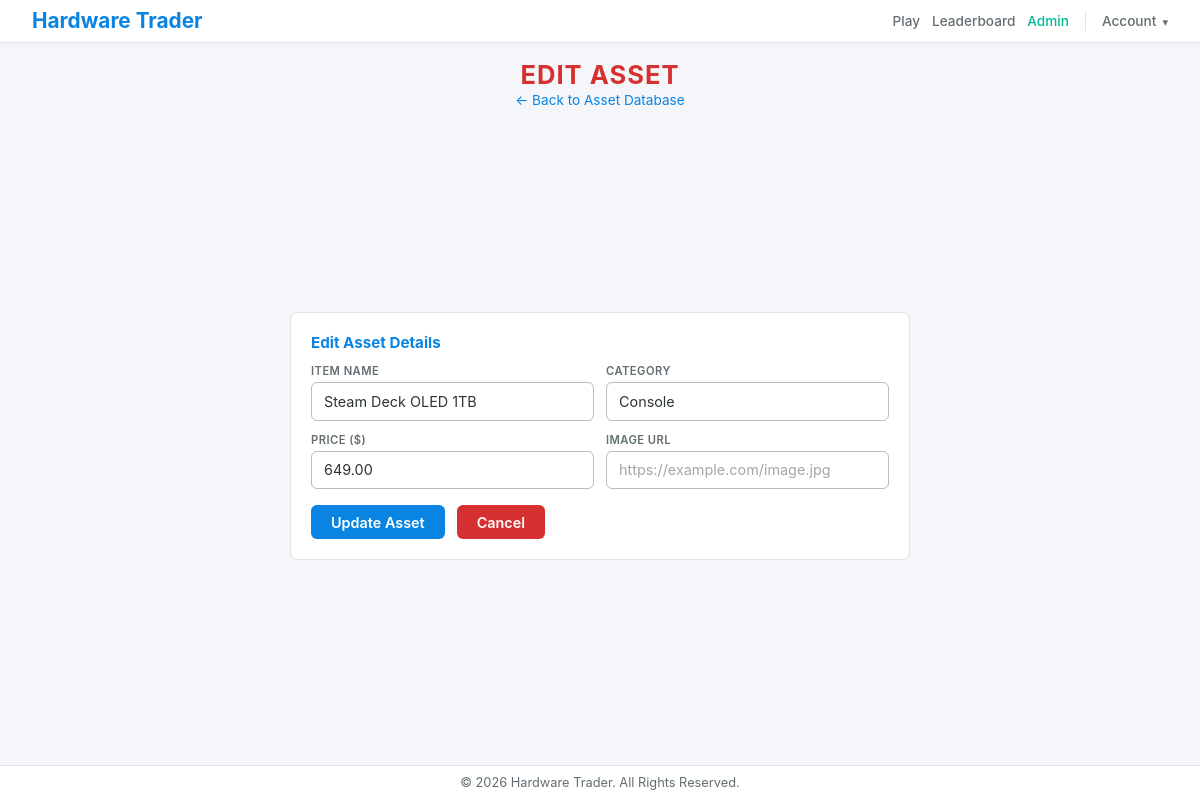
Screenshot of /admin_asset.php?action=edit&id=8 (signed in) with the database file from the repository.
### tables this page shows
CREATE TABLE assets (
    id INT AUTO_INCREMENT PRIMARY KEY,
    item_name VARCHAR(100) NOT NULL,
    price DECIMAL(10,2) NOT NULL,   
    category VARCHAR(50) DEFAULT 'Other',
    image_url VARCHAR(255),  
    created_at TIMESTAMP DEFAULT CURRENT_TIMESTAMP
);

### public/admin_asset.php (the view, shortened to what this page needs)
<?php
require_once __DIR__ . '/../core/database.php';
$action = $_GET['action'] ?? 'add';
$asset_id = isset($_GET['id']) ? (int)$_GET['id'] : null;
$form_data = [
    'item_name' => '',
    'category' => '',
    'price' => '',
    'image_url' => '',
];
$asset = null;
if ($asset_id && in_array($action, ['edit', 'delete'])) {
    $stmt = $pdo->prepare("SELECT * FROM assets WHERE id = ?");
    $stmt->execute([$asset_id]);
    $asset = $stmt->fetch();
    if ($action === 'edit') {
        $form_data = [
            'item_name' => $asset['item_name'],
            'category' => $asset['category'],
            'price' => $asset['price'],
            'image_url' => $asset['image_url'] ?? '',
        ];
    }
}
require_once __DIR__ . '/../views/partials/header.php';
?>
<div class="admin-page admin-asset-page">
    <div class="admin-header">
        <h1 class="admin-title">
            <?= $action === 'delete' ? 'Delete Asset' : ($action === 'edit' ? 'Edit Asset' : 'Add Asset') ?>
        </h1>
        <p class="admin-subtitle">
            <a href="<?= BASE_URL ?>/admin.php?tab=assets" class="back-link">&larr; Back to Asset Database</a>
        </p>
    </div>
    <?php if ($action === 'delete'): ?>
        <div class="card admin-delete-card admin-delete-card-centered">
            <h2 class="admin-form-title">Confirm Deletion</h2>
            <p class="admin-delete-text">
                Are you sure you want to permanently remove <strong class="admin-delete-name"><?= htmlspecialchars($asset['item_name']) ?></strong>
                (ID #<?= $asset['id'] ?>) from the database? This action cannot be undone.
            </p>
            <form method="POST" action="<?= BASE_URL ?>/admin_asset.php?action=delete&id=<?= $asset['id'] ?>">
                <input type="hidden" name="action" value="delete_asset">
                <input type="hidden" name="asset_id" value="<?= $asset['id'] ?>">
                <div class="admin-form-actions">
                    <button type="submit" class="btn btn-red">Confirm Delete</button>
                    <a href="<?= BASE_URL ?>/admin.php?tab=assets" class="btn btn-blue">Cancel</a>
                </div>
            </form>
        </div>
    <?php else: ?>
        <div class="card admin-form-card admin-form-card-centered">
            <h2 class="admin-form-title"><?= $action === 'edit' ? 'Edit Asset Details' : 'New Hardware Asset' ?></h2>
            <form class="admin-form" method="POST"
                  action="<?= BASE_URL ?>/admin_asset.php?action=<?= $action ?><?= $asset_id ? '&id=' . $asset_id : '' ?>">
                <div class="admin-form-row">
                    <div class="admin-form-group">
                        <label class="admin-form-label" for="item_name">Item Name</label>
                        <input class="admin-form-input" type="text" id="item_name" name="item_name"
                               required value="<?= htmlspecialchars($form_data['item_name']) ?>"
                               placeholder="e.g. NVIDIA RTX 5090">
                    </div>
                    <div class="admin-form-group">
                        <label class="admin-form-label" for="category">Category</label>
                        <input class="admin-form-input" list="category-list" id="category" name="category"
                               required value="<?= htmlspecialchars($form_data['category']) ?>"
                               placeholder="e.g. GPU, CPU, RAM">
                    </div>
                </div>
                <div class="admin-form-row">
                    <div class="admin-form-group">
                        <label class="admin-form-label" for="price">Price ($)</label>
                        <input class="admin-form-input" type="number" step="0.01" min="0.01" id="price" name="price"
                               required value="<?= htmlspecialchars($form_data['price']) ?>"
                               placeholder="0.00">
                    </div>
                    <div class="admin-form-group">
                        <label class="admin-form-label" for="image_url">Image URL</label>
                        <input class="admin-form-input" type="url" id="image_url" name="image_url"
                               value="<?= htmlspecialchars($form_data['image_url']) ?>"
                               placeholder="https://example.com/image.jpg">
                    </div>
                </div>
                <div class="admin-form-actions">
                    <button type="submit" class="btn btn-blue">
                        <?= $action === 'edit' ? 'Update Asset' : 'Add Asset' ?>
                    </button>
                    <a href="<?= BASE_URL ?>/admin.php?tab=assets" class="btn btn-red">Cancel</a>
                </div>
            </form>
        </div>
    <?php endif; ?>
</div>
<?php require_once __DIR__ . '/../views/partials/footer.php'; ?>

### public/css/style.css (style rules this page uses)
:root { --flat-bg: #f5f6fa; --flat-surface: #ffffff; --flat-text: #2d3436; --flat-subtext: #636e72; --flat-blue: #0984e3; --flat-green: #00b894; --flat-red: #d63031; --flat-amber: #fdcb6e; --flat-purple: #6c5ce7; --flat-border: #dfe6e9; --flat-input-border: #b2bec3; }
* { margin: 0; padding: 0; box-sizing: border-box; font-family: -apple-system, BlinkMacSystemFont, 'Segoe UI', Roboto, Helvetica, Arial, sans-serif; }
html, body { height: 100vh; overflow: hidden; }
body { background-color: var(--flat-bg); color: var(--flat-text); display: flex; flex-direction: column; }
.card { background-color: var(--flat-surface); border-radius: 8px; padding: 1.25rem; border: 1px solid var(--flat-border); }
.btn { display: inline-block; padding: 0.55rem 1.25rem; border-radius: 6px; border: none; cursor: pointer; font-weight: 600; font-size: 0.9rem; text-decoration: none; transition: background-color 0.15s ease, opacity 0.15s ease; }
.btn-blue { background-color: var(--flat-blue); color: #fff; }
.btn-red { background-color: var(--flat-red); color: #fff; }
input:where([type="text"], [type="email"], [type="password"], [type="date"], [type="number"]), select, textarea, .auth-input, .admin-search-input, .admin-price-input, .admin-form-input { padding: 0.65rem 0.75rem; border-radius: 6px; border: 1px solid var(--flat-input-border); background-color: var(--flat-surface); color: var(--flat-text); font-size: 0.9rem; outline: none; transition: border-color 0.15s ease; }
input:where([type="text"], [type="email"], [type="password"], [type="date"], [type="number"]):focus, select:focus, textarea:focus, .auth-input:focus, .admin-search-input:focus, .admin-price-input:focus, .admin-form-input:focus { border-color: var(--flat-blue); box-shadow: 0 0 0 2px rgba(9, 132, 227, 0.12); }
input:where([type="text"], [type="email"], [type="password"], [type="date"], [type="number"])::placeholder, select::placeholder, textarea::placeholder, .auth-input::placeholder, .admin-search-input::placeholder, .admin-price-input::placeholder, .admin-form-input::placeholder { color: var(--flat-subtext); opacity: 0.6; }
.admin-page { max-width: 1100px; width: 100%; margin: 0 auto; flex: 1; display: flex; flex-direction: column; min-height: 0; }
.admin-header { text-align: center; margin-bottom: 1rem; flex-shrink: 0; }
.admin-title { color: var(--flat-red); font-size: 1.6rem; text-transform: uppercase; letter-spacing: 1px; }
.admin-subtitle { color: var(--flat-subtext); margin-top: 0.15rem; font-size: 0.85rem; }
.admin-form-card { margin-bottom: 1rem; }
.admin-form-card-centered { max-width: 620px; margin: auto; width: 100%; }
.admin-asset-page { overflow-y: auto; }
.back-link { display: inline; font-size: 0.85rem; color: var(--flat-blue); text-decoration: none; }
.admin-form-title { color: var(--flat-blue); margin-bottom: 0.75rem; font-size: 0.95rem; }
.admin-form { display: flex; flex-direction: column; gap: 0.75rem; }
.admin-form-row { display: flex; gap: 0.75rem; }
.admin-form-group { flex: 1; display: flex; flex-direction: column; gap: 0.25rem; }
.admin-form-label { font-size: 0.7rem; font-weight: 600; color: var(--flat-subtext); text-transform: uppercase; letter-spacing: 0.04em; }
.admin-form-input { padding: 0.6rem 0.75rem; border-radius: 6px; border: 1px solid var(--flat-input-border); background-color: var(--flat-surface); color: var(--flat-text); font-size: 0.9rem; outline: none; transition: border-color 0.15s ease; }
.admin-form-actions { display: flex; gap: 0.75rem; align-items: center; padding-top: 0.25rem; }

### rows the page displays
assets: item_name "Steam Deck OLED 1TB", category "Console", price "649.00"
